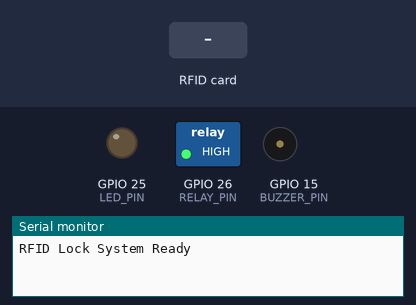
A sketch run on a simulated ESP32. On the bench: switched loads named in the sketch (green lamp = pin HIGH), output pins drawn as LEDs (lit = HIGH), buzzer (waves = sounding), the last lines printed to the serial monitor. Inputs (shaded band) come from the test bench.

Above: at 1.2 s.
1.3 s: RFID card 5E 7A 19 C4 held to the reader
At 1.38 s:
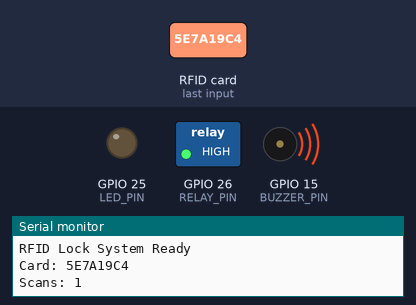
4.3 s: RFID card 84 1F 10 05 held to the reader
At 5.6 s:
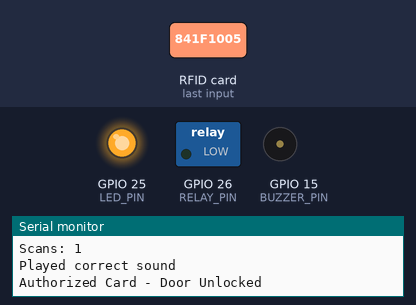
Timing chart, 0 to 9.0 s (numbered marks = the images above; inputs shaded):
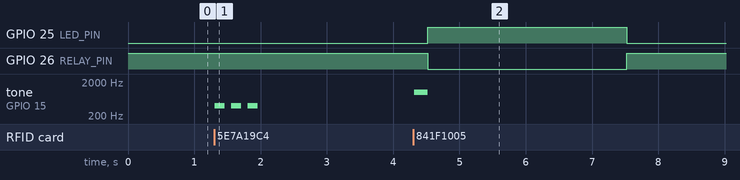

The sketch:

final_rfid_buzzer_relay_timer_solenoid.ino
```cpp
#include <Wire.h>
#include <SPI.h>
#include <MFRC522.h>

// RFID pins
#define SS_PIN  5     // ESP32 GPIO5 to RFID RC522 SDA (SS)
#define RST_PIN 27    // ESP32 GPIO27 to RFID RC522 RST

// Relay control pin
#define RELAY_PIN 26  // ESP32 GPIO26 to relay control input

// LED pin
#define LED_PIN 25    // ESP32 GPIO25 to LED

// Buzzer pin
#define BUZZER_PIN 15 // ESP32 GPIO15 for buzzer

// Lock activation time in milliseconds
#define LOCK_OPEN_TIME 3000

// Maximum number of UUID entries to store
#define MAX_ENTRIES 20

// Authorized UUID (the only one that should trigger the relay)
#define AUTHORIZED_UUID "841F1005"

// Buzzer tones and durations
#define CORRECT_TONE 1000   // Hz for correct card
#define INCORRECT_TONE 400  // Hz for incorrect card
#define CORRECT_DURATION 200 // ms for correct beep
#define INCORRECT_DURATION 150 // ms for incorrect beep
#define BEEP_DELAY 100      // ms delay between beeps

// Initialize RFID reader
MFRC522 rfid(SS_PIN, RST_PIN);

// Structure to store UUID and scan count
struct RFIDEntry {
  String uuid;
  int count;
};

RFIDEntry entries[MAX_ENTRIES];
int entryCount = 0;

void setup() {
  Serial.begin(115200);

  // Initialize Relay pin
  pinMode(RELAY_PIN, OUTPUT);
  digitalWrite(RELAY_PIN, HIGH); // Start with relay OFF (locked state)

  // Initialize LED pin
  pinMode(LED_PIN, OUTPUT);
  digitalWrite(LED_PIN, LOW); // LED off initially

  // Initialize buzzer pin
  pinMode(BUZZER_PIN, OUTPUT);

  // Initialize SPI bus
  SPI.begin();

  // Initialize RFID
  rfid.PCD_Init();

  Serial.println("RFID Lock System Ready");
}

void loop() {
  // Check if new card is present
  if (!rfid.PICC_IsNewCardPresent())
    return;

  // Read the card
  if (!rfid.PICC_ReadCardSerial())
    return;

  // Get UUID
  String uuid = "";
  for (byte i = 0; i < rfid.uid.size; i++) {
    uuid += (rfid.uid.uidByte[i] < 0x10 ? "0" : "") + String(rfid.uid.uidByte[i], HEX);
  }
  uuid.toUpperCase();

  // Track scan count
  int currentCount = -1;  // -1 indicates UUID not found initially

  // Check existing entries
  for (int i = 0; i < entryCount; i++) {
    if (entries[i].uuid == uuid) {
      entries[i].count++;
      currentCount = entries[i].count;
      break;
    }
  }

  // Handle new entry
  if (currentCount == -1) {
    if (entryCount < MAX_ENTRIES) {
      entries[entryCount].uuid = uuid;
      entries[entryCount].count = 1;
      currentCount = 1;
      entryCount++;
    } else {
      currentCount = 0;  // 0 indicates storage full
    }
  }

  // Print UUID and scan count to serial monitor
  Serial.print("Card: ");
  Serial.println(uuid);
  Serial.print("Scans: ");

  if (currentCount == 0) {
    Serial.println("N/A (Storage Full)");
  } else {
    Serial.println(currentCount);
  }

  // Check if the scanned card is the authorized UUID
  bool isAuthorized = (uuid == AUTHORIZED_UUID);

  // Handle authorized vs. unauthorized cards
  if (isAuthorized) {
    // Play correct sound - one beep
    playCorrectSound();

    // Activate relay and LED
    digitalWrite(RELAY_PIN, LOW);  // Unlock
    digitalWrite(LED_PIN, HIGH);   // Turn on LED

    Serial.println("Authorized Card - Door Unlocked");

    // Keep the lock open for defined time
    delay(LOCK_OPEN_TIME);

    // Reset lock and LED
    digitalWrite(RELAY_PIN, HIGH);
    digitalWrite(LED_PIN, LOW);

    Serial.println("Door Locked");
  } else {
    // Play incorrect sound - three beeps
    playIncorrectSound();

    Serial.println("Unauthorized Card - Access Denied");

    // Short delay for unauthorized cards
    delay(1000);
  }

  // Cleanup RFID reader
  rfid.PICC_HaltA();
  rfid.PCD_StopCrypto1();
  rfid.PCD_Init();
}

// Function to play the correct sound (one beep)
void playCorrectSound() {
  tone(BUZZER_PIN, CORRECT_TONE, CORRECT_DURATION);
  delay(CORRECT_DURATION);
  noTone(BUZZER_PIN);

  Serial.println("Played correct sound");
}

// Function to play the incorrect sound (three beeps)
void playIncorrectSound() {
  for (int i = 0; i < 3; i++) {
    tone(BUZZER_PIN, INCORRECT_TONE, INCORRECT_DURATION);
    delay(INCORRECT_DURATION);
    noTone(BUZZER_PIN);

    // Add delay between beeps if not the last beep
    if (i < 2) {
      delay(BEEP_DELAY);
    }
  }

  Serial.println("Played incorrect sound");
}
```

Measured:
- after the input at 1.3 s, tone on GPIO 15 (BUZZER_PIN): alternates 400 Hz for 0.15 s and silent for 0.10 s, 6 changes in all, then stays silent, starting at once
- after the input at 4.3 s, GPIO 25 (LED_PIN): LOW → HIGH after 0.22 s, → LOW 3.0 s later; GPIO 26 (RELAY_PIN): HIGH → LOW after 0.22 s, → HIGH 3.0 s later; tone on GPIO 15 (BUZZER_PIN): silent → 1000 Hz at once, → silent 0.20 s later
